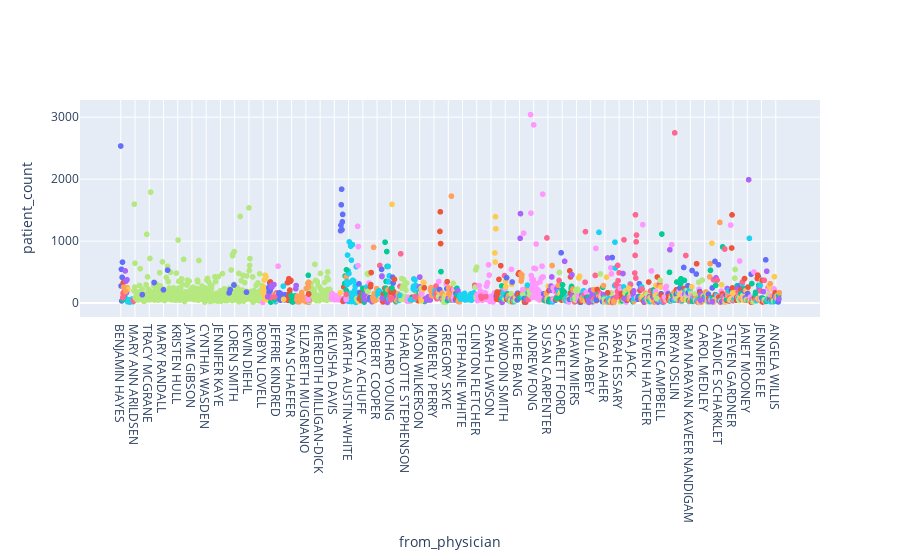

Notebook cell for this chart:
### Code cell
fig = px.scatter(no_wait, x="from_physician", y="patient_count",
        color="to_facility",
        title=" ")
fig.update(layout_showlegend=False)
fig.show()
